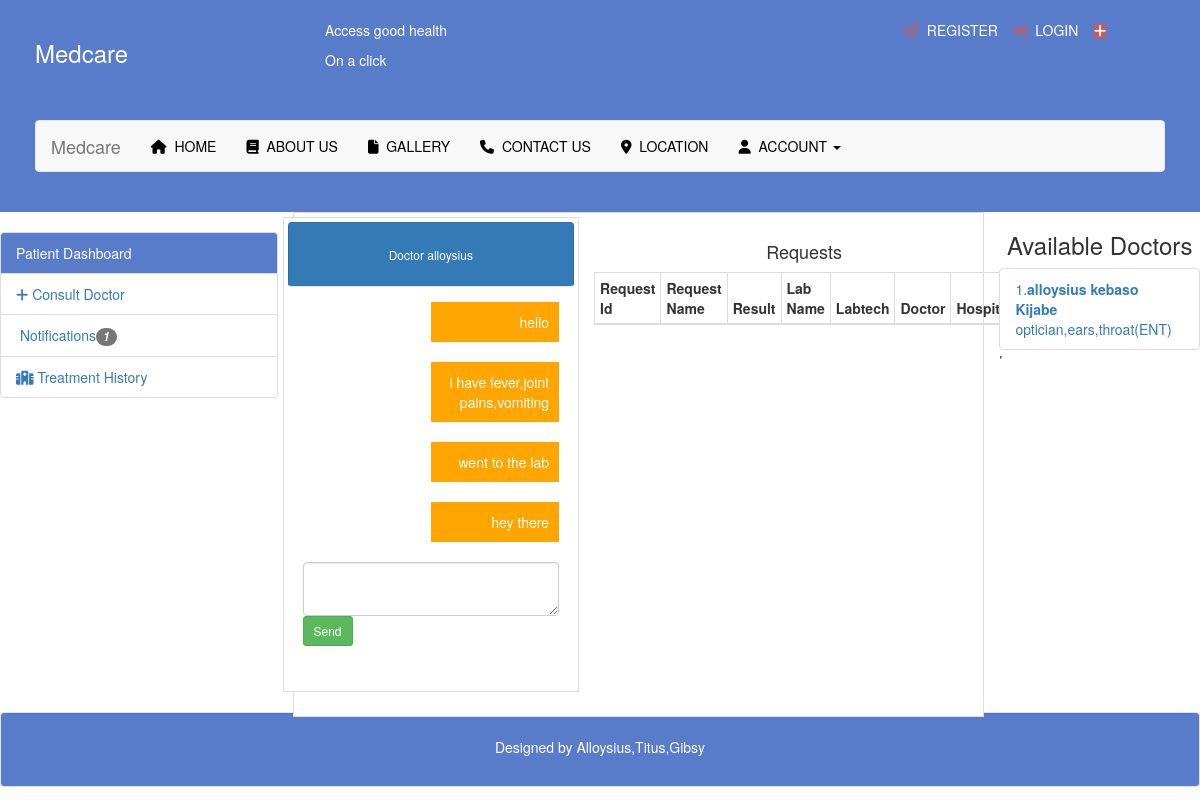
Page /patient.php?consult&doctor_id=1&name=alloysius on the committed database.
### tables this page shows
CREATE TABLE `messages` (
  `message_id` int(11) NOT NULL,
  `message` varchar(245) DEFAULT NULL,
  `receiver_medcare` varchar(100) DEFAULT NULL,
  `sender_medcare` varchar(100) NOT NULL,
  `sender_doctor` varchar(100) DEFAULT NULL,
  `receiver_doctor` varchar(100) NOT NULL,
  `sender_labtech` varchar(245) DEFAULT NULL,
  `receiver_labtech` varchar(100) NOT NULL,
  `read_status` varchar(100) DEFAULT NULL
);

CREATE TABLE `doctors` (
  `doctor_id` int(11) NOT NULL,
  `firstname` text,
  `lastname` text,
  `specialization` varchar(245) DEFAULT NULL,
  `qualification` varchar(245) DEFAULT NULL,
  `hospital_name` varchar(200) DEFAULT NULL,
  `username` varchar(100) NOT NULL,
  `password` varchar(100) NOT NULL
);

### consult.php (the view, shortened to what this page needs)
<div class="row">
<div class="col-sm-9 thumbnail" style="border-radius:0px">
<div id="chat">
<div class="row">
<div class="col-sm-5 thumbnail" style="border-radius:0px">
<?php
if(isset($_GET['doctor_id'])&& isset($_GET['name'])){
    $d_id=$_GET['doctor_id'];
    $name=$_GET['name'];
echo "<div class='modal-header btn btn-primary btn-block btn-small'><h6>Doctor $name </h6></div>
<div class='modal-body' style='height:400px;overflow-y:auto'>
<div>";
$select="SELECT * FROM messages WHERE receiver_medcare='$medcare_no' || sender_medcare='$medcare_no' AND sender_doctor='$d_id' || receiver_doctor='$d_id'";
$que=mysqli_query($connect,$select);
while($arr=mysqli_fetch_array($que,MYSQLI_ASSOC)){
$message=$arr['message'];
$sender_medcare=$arr['sender_medcare'];
if($sender_medcare==$medcare_no){
    echo "<div class='receiver'>$message</div><br>";
}else{
    echo "<div class='sender'>$message</div><br>";
}
}
echo "</div>
<form method='POST' action='' class='form-vertical'>
<textarea type='text' name='message' class='form-control'></textarea>
<button class='btn btn-success btn-sm' name='send'>Send</button>
</form>
</div>
";
}
?>
</div>
<div class="col-sm-7">
<div class="row modal-body" style="width:450px;overflow-y:auto">
<h4 style="text-align:center">Requests</h4>
<table class="table table-bordered table-striped table-condensed table-hovered">
<thead>
<tr>
<th>Request Id</th>
<th>Request Name</th>
<th>Result</th>
<th>Lab Name</th>
<th>Labtech</th>
<th>Doctor</th>
<th>Hospital</th>
</tr>
</thead>
</table>
</div>
</div>
</div>
</div>
</div>
<div class="col-sm-3">
<h3 style="text-align:center">Available Doctors</h3>
<ul class="list-group">
<?php
$select="SELECT * FROM doctors";
$qq=mysqli_query($connect,$select);
while($fetch=mysqli_fetch_array($qq,MYSQLI_ASSOC)){
    $id=$fetch['doctor_id'];
    $firstname=$fetch['firstname'];
    $lastname=$fetch['lastname'];
    $specialization=$fetch['specialization'];
    $hospital=$fetch['hospital_name'];
    echo "<li class='list-group-item'><a href='patient.php?consult&doctor_id=$id&name=$firstname'>$id.<b>$firstname $lastname</b><br><b>$hospital</b><br>$specialization</a></li>'";
}
?>
</ul>
</div>
</div>

### header.php (style rules this page uses)
.sender { background-color:orange; padding:10px; text-align:right; margin-left:50%; color:white; }

### rows in the picture
messages: message "hello"
messages: message "i have fever,joint pains,vomiting"
messages: message "went to the lab"
messages: message "hey there"
doctors: doctor_id "1", firstname "alloysius", lastname "kebaso", hospital_name "Kijabe", specialization "optician,ears,throat(ENT)"

### other values in the picture
$name "alloysius"
